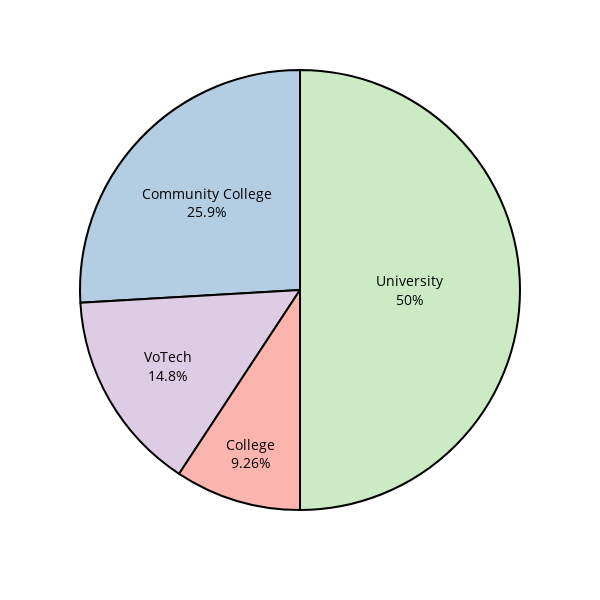

The code cell stored with this chart in its notebook:
### Code cell
df_type = df.groupby(['Type'])['Type'].count().reset_index(name='Count')
fig = px.pie(df_type, values='Count', names='Type', 
             width=600, height=600)
fig.update_traces(hoverinfo='label+percent', textinfo='label+percent', textfont_size=14, textfont_color = '#000000',
                  marker=dict(colors=px.colors.qualitative.Pastel1, line=dict(color='#000000', width=2)))
fig.update_layout(font_size=14, title_font_size=20)
fig.update_layout(showlegend=False)
#fig.update_layout(title_x=0.4)
fig.show()

# Contrast is good!
fig.write_image("images/typesPie.png")

### Figure 1 — Plotly figure (JSON) as saved in the notebook; plotly's stock layout.template omitted (floating-point values rounded to 4 significant figures)
{"data": [{"domain": {"x": [0, 1], "y": [0, 1]}, "hoverinfo": "label+percent", "hovertemplate": "Type=%{label}<br>Count=%{value}<extra></extra>", "labels": ["College", "Community College", "University", "VoTech"], "legendgroup": "", "marker": {"colors": ["rgb(251,180,174)", "rgb(179,205,227)", "rgb(204,235,197)", "rgb(222,203,228)", "rgb(254,217,166)", "rgb(255,255,204)", "rgb(229,216,189)", "rgb(253,218,236)", "rgb(242,242,242)"], "line": {"color": "#000000", "width": 2}}, "name": "", "showlegend": true, "textfont": {"color": "#000000", "size": 14}, "textinfo": "label+percent", "type": "pie", "values": [50, 140, 270, 80]}], "layout": {"font": {"size": 14}, "height": 600, "legend": {"tracegroupgap": 0}, "margin": {"t": 60}, "showlegend": false, "title": {"font": {"size": 20}}, "width": 600}}
